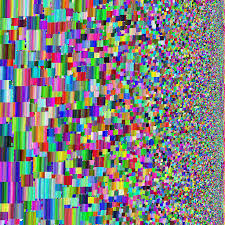
%> input picture Assignment_1/input_data/Q1_allcolors.jpeg, 225 x 225 px
$ octave --eval "displayBinarizeImages('../input_data/Q1_allcolors.jpeg');"   (GNU Octave 9; MATLAB toolbox functions it lacks are replaced by stand-ins)
%> lines starting %> are read from the running program, lines starting %| are printed output that depends on the picture; in (x1, y1, x2, y2) boxes, pixels count from 0 and x2, y2 are one past the last pixel; in counts of white or black regions, pixels touching at a corner belong together; the program's own positions count from 1
### Assignment_1/src/BinarizeImage.m
function [result] = BinarizeImage(im, type)
%> called with im = '../input_data/Q1_allcolors.jpeg', type = 0
% Binarize the Image
% Turn the given image to grey-scale
% local thresholding arg(2) is sensitivity parameter for local.

img = imread(im);
%> img is the input picture: size 225x225x3 uint8; mean R, G, B 128.5, 128.6, 128.6
if size(img, 3) == 3
        img = rgb2gray(img);
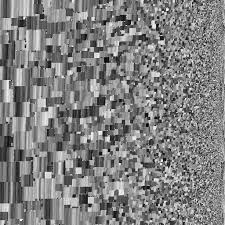
%> img: size 225x225 uint8; min 0, max 254, mean 128.5
end
if type(1) == 0
    level = graythresh(img);
%> level = 0.494
    level = level*255;
%> level = 126
    result = (img > level)*255;
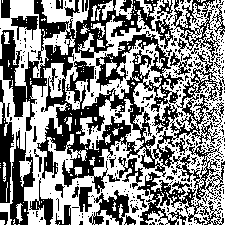
%> result: size 225x225 double; 52.9% white; 365 black regions (325 under 20 px), largest, box (x1, y1, x2, y2) and area: (0, 0, 225, 225) 15875, (10, 130, 35, 225) 1081, (171, 0, 225, 61) 1023
elseif type(1) == 1
    T = adaptthresh(img, type(2));
    result = (img/255 >= T)*255;
end
end

### Assignment_1/src/displayBinarizeImages.m
function displayBinarizeImages(im)
subplot(2,2,1);
imshow(imread(im));
title('Given Image');
subplot(2,2,2);
imshow(imread(im));
title('Given Image');
subplot(2,2,3);
result = BinarizeImage(im,[0]);
imshow(result);
title('Binarized Image --- Global')
subplot(2,2,4);
result1 = BinarizeImage(im,[1,0.5]);
%> call 2 of BinarizeImage, with im = '../input_data/Q1_allcolors.jpeg', type = [1 0.5]
%> in BinarizeImage (call 2), `T = adaptthresh(img, type(2));`:
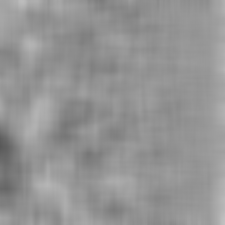
%> T: size 225x225 double; min 0.348, max 0.76, mean 0.582
%> in BinarizeImage (call 2), `result = (img/255 >= T)*255;`:
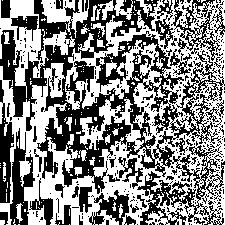
%> result: size 225x225 double; 52.2% white; 339 black regions (299 under 20 px), largest, box (x1, y1, x2, y2) and area: (0, 0, 225, 225) 16290, (10, 128, 35, 225) 1094, (171, 0, 225, 61) 1065
imshow(result1);
title('Binarized Image --- Locally Adaptive');
end

$ run again, on Assignment_1/input_data/Q7_High2.jpg
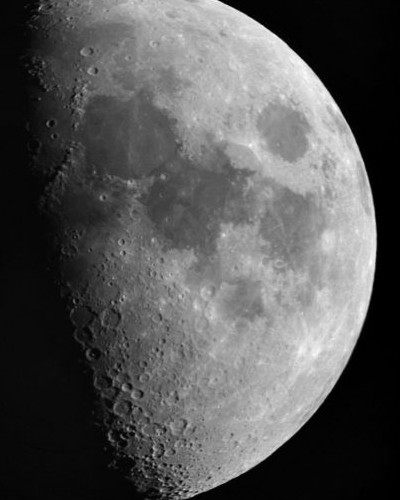
%> input picture Assignment_1/input_data/Q7_High2.jpg, 400 x 500 px
%> in BinarizeImage, img is the input picture: size 500x400x3 uint8; min 0, max 255, mean 85.8
%> img: size 500x400 uint8
%> in BinarizeImage, `level = graythresh(img);`: level = 0.353
%> in BinarizeImage, `level = level*255;`: level = 90
%> in BinarizeImage, `result = (img > level)*255;`:
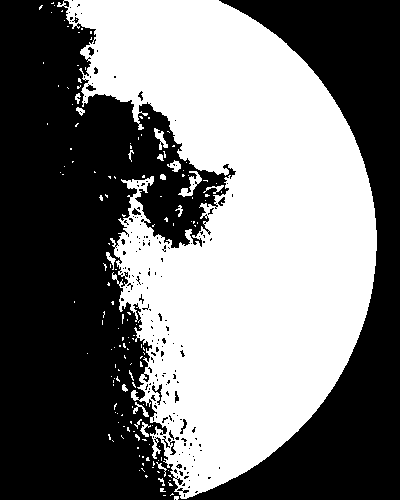
%> result: size 500x400 double; 46.6% white; 162 white regions (144 under 20 px), largest, box (x1, y1, x2, y2) and area: (57, 0, 377, 499) 91551, (178, 171, 202, 197) 217, (154, 128, 168, 150) 129
%> in BinarizeImage (call 2), `result = (img/255 >= T)*255;`:
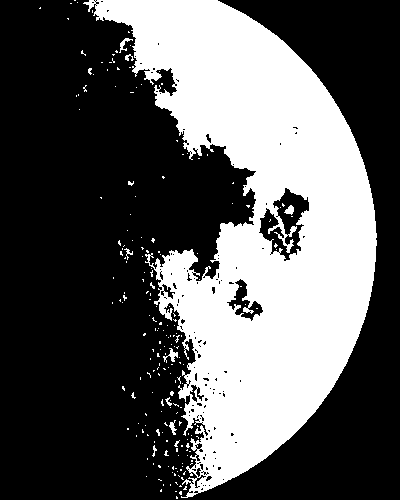
%> result: size 500x400 double; 35.1% white; 204 white regions (195 under 20 px), largest, box (x1, y1, x2, y2) and area: (83, 0, 377, 498) 69075, (163, 348, 178, 363) 87, (119, 38, 133, 53) 65
